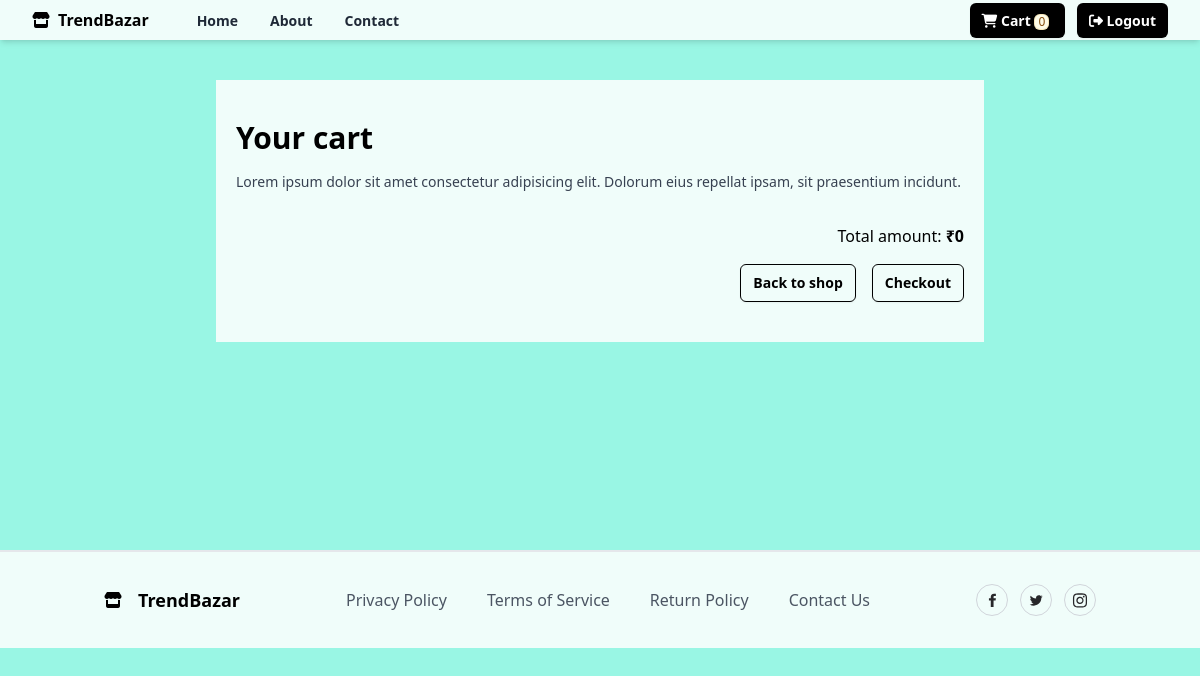
Page /carts/all/ (signed in) on the earlier database version.
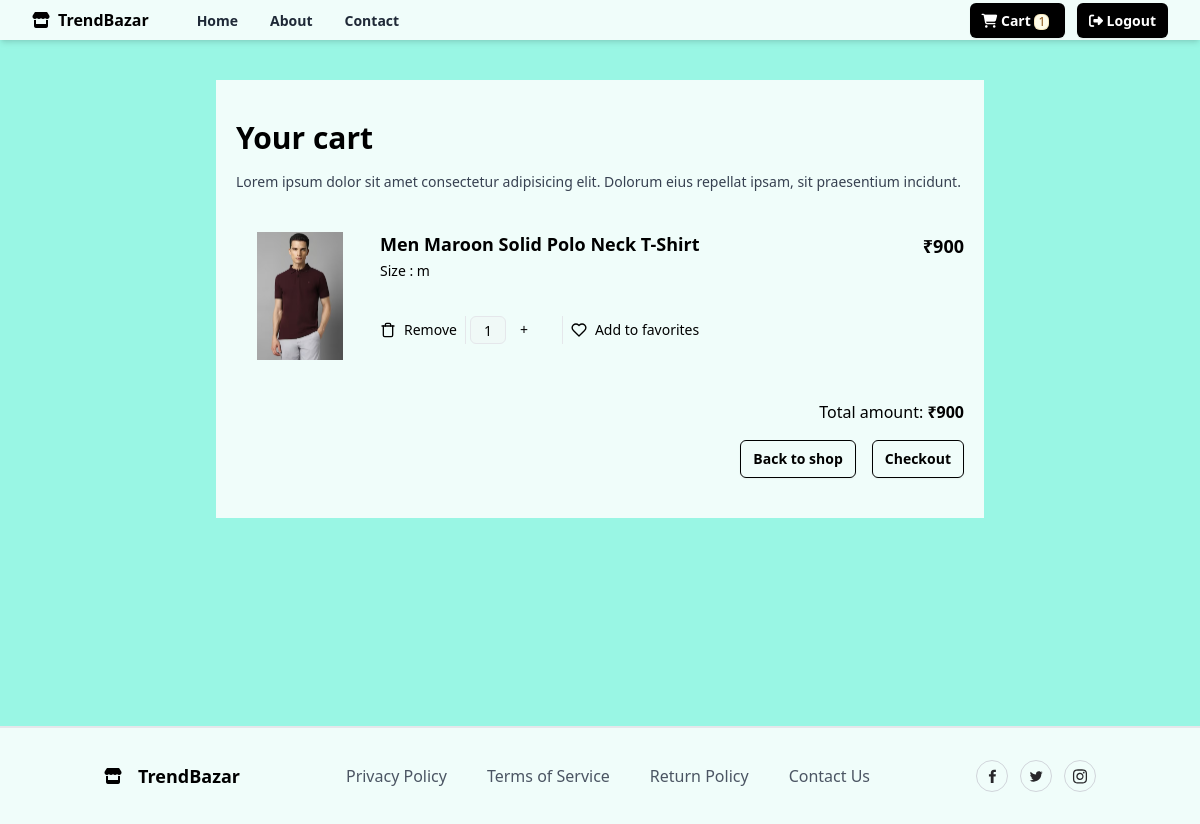
Same page on the later database version.
### store/models.py (models this page shows, shortened)
class Basket(models.Model):
    owner = models.OneToOneField(User, on_delete=models.CASCADE, related_name='cart')
    created_date = models.DateTimeField(auto_now_add=True)
    updated_date = models.DateTimeField(auto_now=True)
    is_active = models.BooleanField(default=True)
    @property
    def basket_total(self):
        cart_items = self.cartitems.filter(is_order_placed=False)
        total = 0
        if cart_items:
            for item in cart_items:
                total += item.item_total
        return total
    @property
    def get_cart_items(self):
        qs = self.cartitems.filter(is_order_placed=False)
        return qs

class BasketItem(models.Model):
    basket_object = models.ForeignKey(Basket, on_delete=models.CASCADE, related_name='cartitems')
    product_object = models.ForeignKey(Product, on_delete=models.CASCADE)
    size_object = models.ForeignKey(Size, on_delete=models.CASCADE)
    quantity = models.PositiveIntegerField(default=1)
    created_date = models.DateTimeField(auto_now_add=True)
    updated_date = models.DateTimeField(auto_now=True)
    is_active = models.BooleanField(default=True)
    is_order_placed = models.BooleanField(default=False)
    @property
    def item_total(self):
        return self.product_object.price * self.quantity

class Product(models.Model):
    title = models.CharField(max_length=200)
    description = models.TextField(null=True, blank=True)
    size_object = models.ManyToManyField(Size, null=True)
    category_object = models.ForeignKey(Category, on_delete=models.CASCADE)
    brand_object = models.ForeignKey(Brand, on_delete=models.CASCADE)
    image = models.ImageField(upload_to='product_images', null=True, blank=True, default='product_images/default.jpg')
    price = models.PositiveIntegerField()
    created_date = models.DateTimeField(auto_now_add=True)
    updated_date = models.DateTimeField(auto_now=True)
    is_active = models.BooleanField(default=True)

class Size(models.Model):
    name = models.CharField(max_length=100, unique=True)
    created_date = models.DateTimeField(auto_now_add=True)
    updated_date = models.DateTimeField(auto_now=True)
    is_active = models.BooleanField(default=True)

### store/views.py (the view)
# urls.py: path('carts/all/', views.CartItemListView.as_view(), name='cart-list'),
@method_decorator([signin_required, never_cache], name='dispatch')
class CartItemListView(View):
    def get(self, request, *args, **kwargs):
        qs = request.user.cart.cartitems.filter(is_order_placed=False)
        return render(request, 'cart_items.html', {'data': qs})

### store/context_processors.py (called while the page is built)
def demo(request):
    return {'msg': 'Hello coder'}

def cart_count(request):
    count = 0
    if request.user.is_authenticated:
        if request.user.cart.get_cart_items.count() > 0:
            data = request.user.cart.cartitems.filter(is_order_placed=False).values_list('quantity').aggregate(total=Sum('quantity'))
            count = data.get('total')
    return {'item_count': count}

### store/templates/cart_items.html (shortened to what this page needs)
{%extends 'base.html'%}
{%block body_block%}
<div class="mx-auto flex max-w-3xl flex-col space-y-4 p-6 px-5 sm:p-10 sm:px-5 bg-teal-50 mt-10 mb-52">
    <h2 class="text-3xl font-bold">Your cart</h2>
    <p class="mt-3 text-sm font-medium text-gray-700">
      Lorem ipsum dolor sit amet consectetur adipisicing elit. Dolorum eius
      repellat ipsam, sit praesentium incidunt.
    </p>
    <ul class="flex flex-col divide-y divide-gray-200">
        {% for bi in data %}
        <li class="flex flex-col py-6 sm:flex-row sm:justify-between">
            <div class="flex w-full space-x-2 sm:space-x-4">
            <img
                class="h-20 w-20 flex-shrink-0 rounded object-contain outline-none dark:border-transparent sm:h-32 sm:w-32"
                src="{{bi.product_object.image.url}}"
                alt="{{bi.product_object.title}}"
            />
            <div class="flex w-full flex-col justify-between pb-4">
                <div class="flex w-full justify-between space-x-2 pb-2">
                <div class="space-y-1">
                    <h3 class="text-lg font-semibold leading-snug sm:pr-8">
                    {{bi.product_object.title}}
                    </h3>
                    <p class="text-sm">Size : {{bi.size_object.name}}</p>
                </div>
                <div class="text-right">
                    <p class="text-lg font-semibold">₹{{bi.item_total}}</p>
                </div>
                </div>
                <div class="flex divide-x text-sm">
                <a
                    href="{% url 'basket-item-delete' bi.id %}"
                    class="flex items-center space-x-2 px-2 py-1 pl-0"
                >
                    <span>Remove</span>
                </a>
                <form action="{%  url  'basket-item-qty-update'  bi.id  %}" method="post">
                    <div class="min-w-24 flex">
                        <input
                          type="text"
                          class="mx-1 h-7 w-9 rounded-md border text-center"
                          value="{{bi.quantity}}"
                          disabled
                        />
                        <button
                          type="submit"
                          name="action"
                          value="inc"
                          class="flex h-7 w-7 items-center justify-center"
                        >
                          +
                        </button>
                      </div>
                </form>
                <button type="button" class="flex items-center space-x-2 px-2 py-1">
                    <span>Add to favorites</span>
                </button>
                </div>
            </div>
            </div>
        </li>
        {% endfor %}
    </ul>
    <div class="space-y-1 text-right">
      <p>
        Total amount:<span class="font-semibold"> ₹{{request.user.cart.basket_total}}</span>
      </p>
    </div>
    <div class="flex justify-end space-x-4">
      <a href="{% url 'home' %}">
        <button
        type="button"
        class="rounded-md border border-black px-3 py-2 text-sm font-semibold text-black shadow-sm focus-visible:outline focus-visible:outline-2 focus-visible:outline-offset-2 focus-visible:outline-black"
      >
        Back to shop
      </button>
      </a>
      <a
        href="{% url 'checkout' %}"
        class="rounded-md border border-black px-3 py-2 text-sm font-semibold text-black shadow-sm focus-visible:outline focus-visible:outline-2 focus-visible:outline-offset-2 focus-visible:outline-black"
      >
        Checkout
      </a>
    </div>
  </div>
{%endblock%}

Differences in the rows shown:
added BasketItem: product_object.image (picture), product_object "Men Maroon Solid Polo Neck T-Shirt", size_object.name "m", item_total "900", quantity "1"
Other differences:
{{ item_count }}: "0" → "1"
{{ request.user.cart.basket_total }}: "0" → "900"
